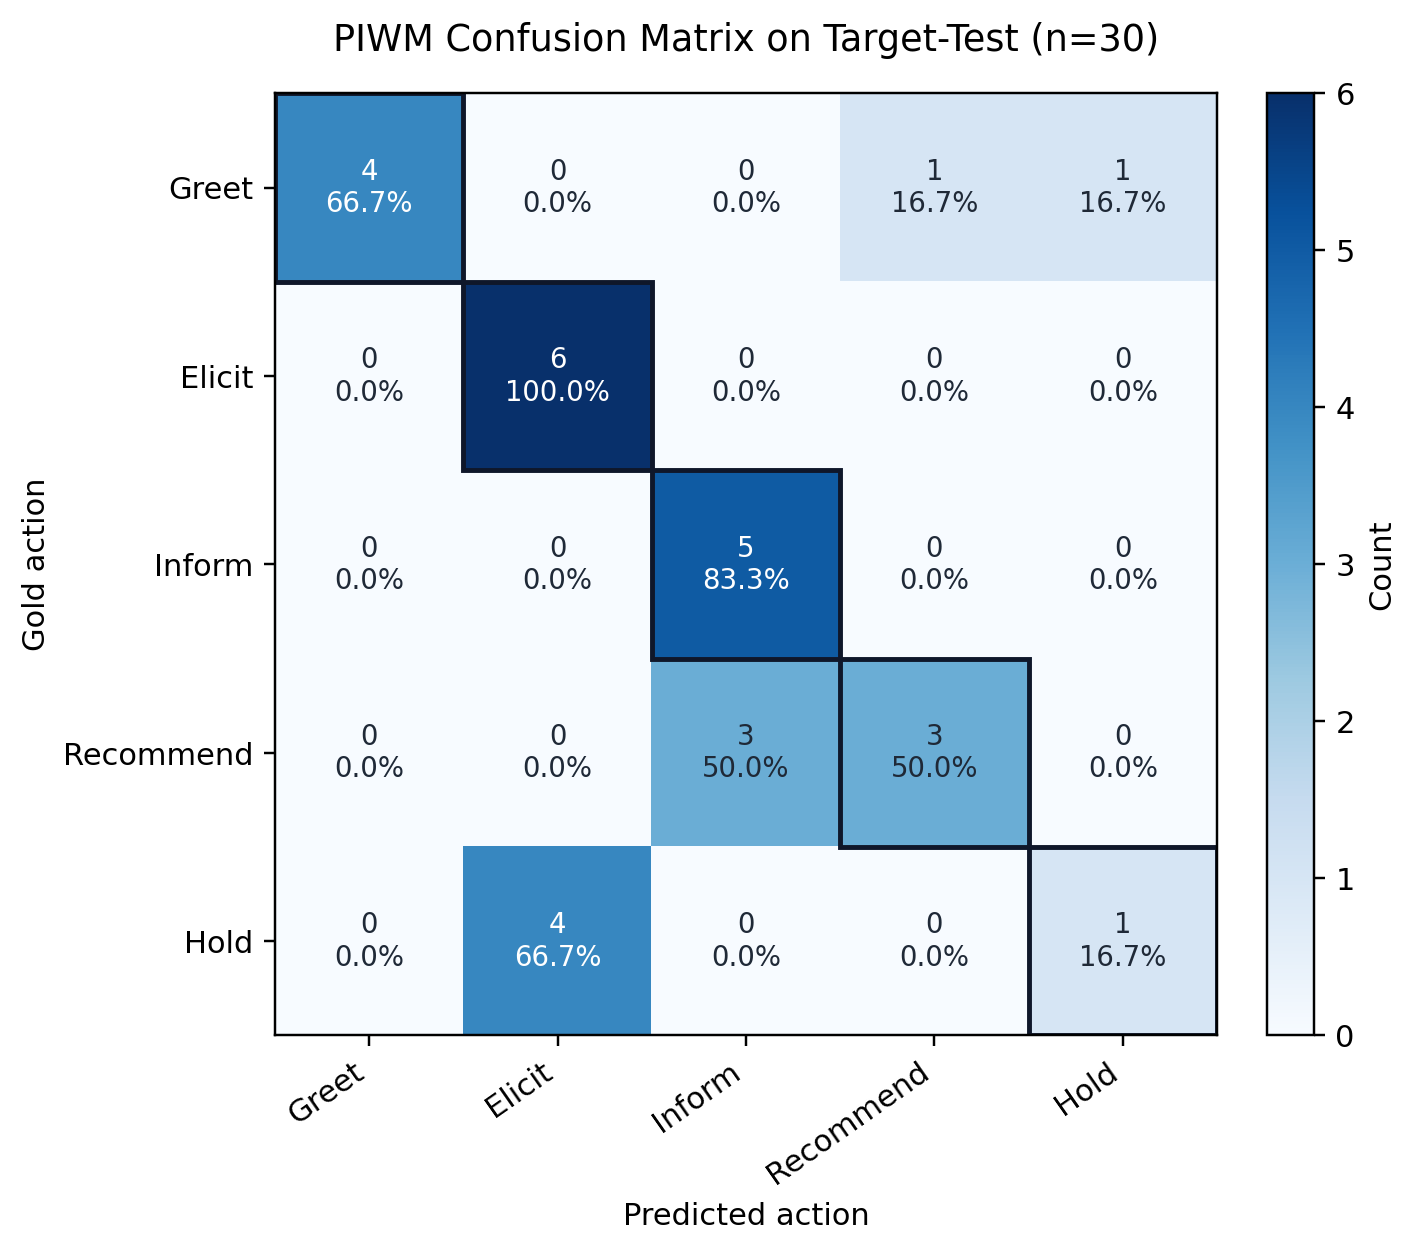

Write Python code to recreate this figure.
import json
from pathlib import Path

import matplotlib.pyplot as plt
import numpy as np


ROOT = Path(__file__).resolve().parents[2]
OUT = ROOT / "reports" / "figures_batch1"
RAW = ROOT / "reports" / "closed_model_eval_20260525" / "piwm_main" / "raw_outputs.jsonl"
ACTS = ["Greet", "Elicit", "Inform", "Recommend", "Hold"]


def load_target_rows():
    rows = []
    with RAW.open() as f:
        for line in f:
            if not line.strip():
                continue
            row = json.loads(line)
            if row.get("domain") == "target":
                rows.append(row)
    return rows


def main():
    rows = load_target_rows()
    matrix = np.zeros((len(ACTS), len(ACTS)), dtype=int)

    for row in rows:
        gold = row["gold_act"]
        if not row.get("parse_ok"):
            continue
        pred = row.get("pred_act")
        if gold in ACTS and pred in ACTS:
            matrix[ACTS.index(gold), ACTS.index(pred)] += 1

    fig, ax = plt.subplots(figsize=(7.0, 5.8))
    im = ax.imshow(matrix, cmap="Blues", vmin=0, vmax=max(6, matrix.max()))
    ax.set_xticks(range(len(ACTS)), ACTS, rotation=35, ha="right")
    ax.set_yticks(range(len(ACTS)), ACTS)
    ax.set_xlabel("Predicted action")
    ax.set_ylabel("Gold action")
    ax.set_title("PIWM Confusion Matrix on Target-Test (n=30)", pad=14)

    for i in range(len(ACTS)):
        gold_total = sum(1 for row in rows if row["gold_act"] == ACTS[i])
        for j in range(len(ACTS)):
            count = matrix[i, j]
            pct = 100 * count / gold_total if gold_total else 0
            color = "white" if count >= 4 else "#1f2937"
            ax.text(j, i, f"{count}\n{pct:.1f}%", ha="center", va="center", color=color, fontsize=9)

    for i in range(len(ACTS)):
        ax.add_patch(plt.Rectangle((i - 0.5, i - 0.5), 1, 1, fill=False, edgecolor="#0f172a", lw=1.6))

    cbar = fig.colorbar(im, ax=ax, fraction=0.046, pad=0.04)
    cbar.set_label("Count")
    fig.tight_layout()
    fig.subplots_adjust(bottom=0.18)
    fig.savefig(OUT / "V1_confusion_matrix.pdf", bbox_inches="tight")
    fig.savefig(OUT / "V1_confusion_matrix.png", dpi=220, bbox_inches="tight")


if __name__ == "__main__":
    main()
